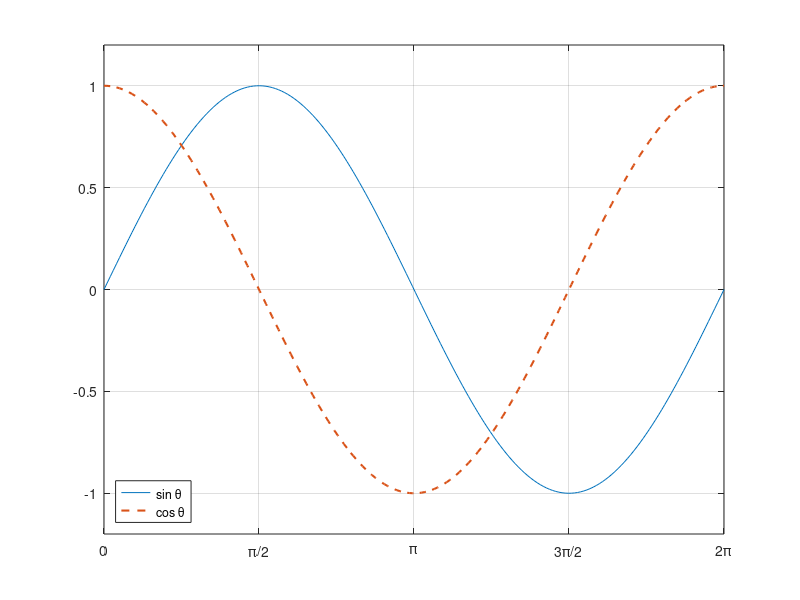
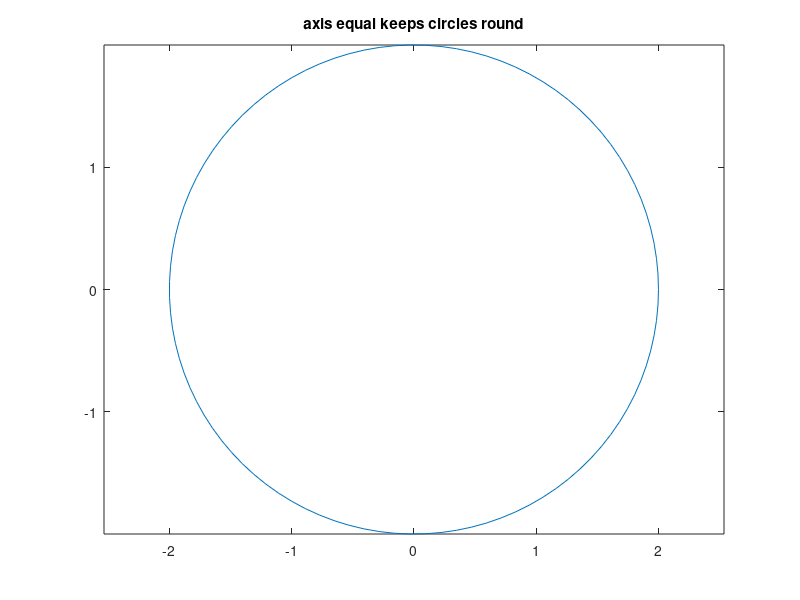

Recreate these plots in MATLAB, in order.
% Day 035 · Formatting a Plot: Labels, Title, Text, Legend, Axis and Grid — Axis options and custom ticks
% Run: open this file in MATLAB and press Run (or type example_2 in the Command Window)

x = linspace(0, 2*pi, 200);
plot(x, sin(x), x, cos(x), '--', 'LineWidth', 1.5)
xlim([0 2*pi]); ylim([-1.2 1.2])
xticks(0:pi/2:2*pi)
xticklabels({'0', '\pi/2', '\pi', '3\pi/2', '2\pi'})
legend('sin \theta', 'cos \theta', 'Location', 'southwest')
grid on
figure
th = linspace(0, 2*pi, 100);
plot(2*cos(th), 2*sin(th))
axis equal                          % otherwise the circle looks like an ellipse
title('axis equal keeps circles round')
